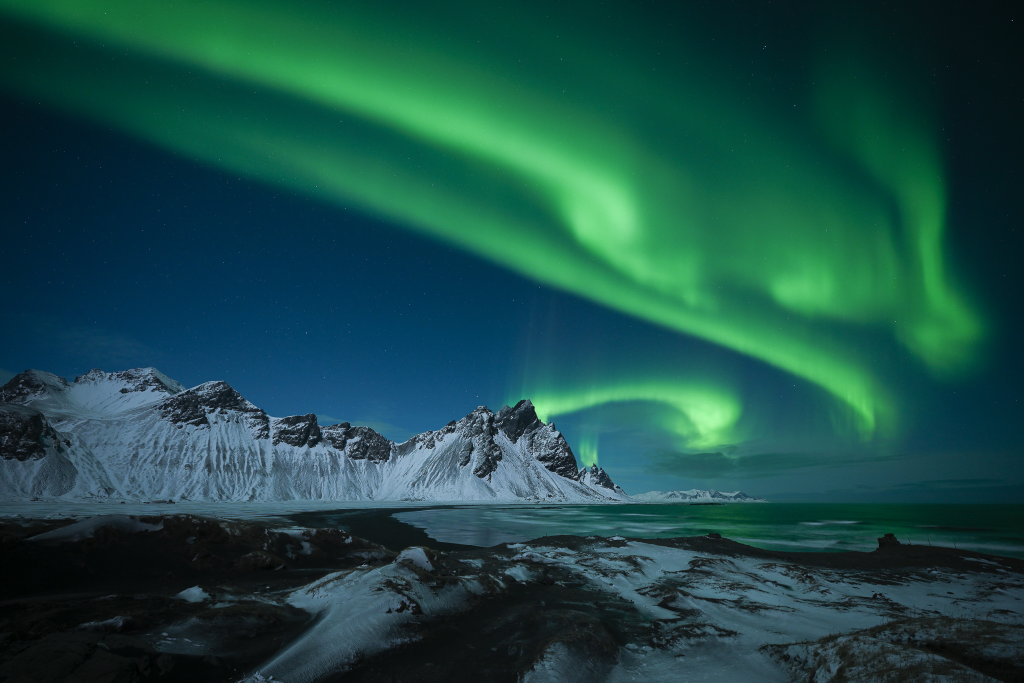
#> input picture data/sample.jpg, 2048 x 1365 px (shown at 1/2 size)
$ python -i analyzer.py   (imports and definitions only)   (older library calls are emulated)
#> lines starting #> are read from the running program, lines starting #| are printed output that depends on the picture
#> further down, picture is the input picture: PIL image 2048x1365 RGB; mean R, G, B 26, 75.8, 71.2
"""Structured forensic evidence with no model downloads or framework imports."""

import cv2
import numpy as np

from .ela import perform_ela
from .fft import perform_fft
from .image_utils import ImageAnalysisError, load_image

# Retained from the original CLI scorer, with its gain-20 ELA convention.
# These are exploratory heuristics, never calibrated ML probabilities.
HEURISTIC_THRESHOLDS = {
    "ela_mean_below": 8.0,
    "frequency_mean_above": 120.0,
    "ela_weight": 2,
    "frequency_weight": 1,
    "high_score_at": 3,
    "moderate_score_at": 1,
}


def calculate_image_statistics(image):
    rgb = np.asarray(image.convert("RGB"))
    gray = cv2.cvtColor(rgb, cv2.COLOR_RGB2GRAY)
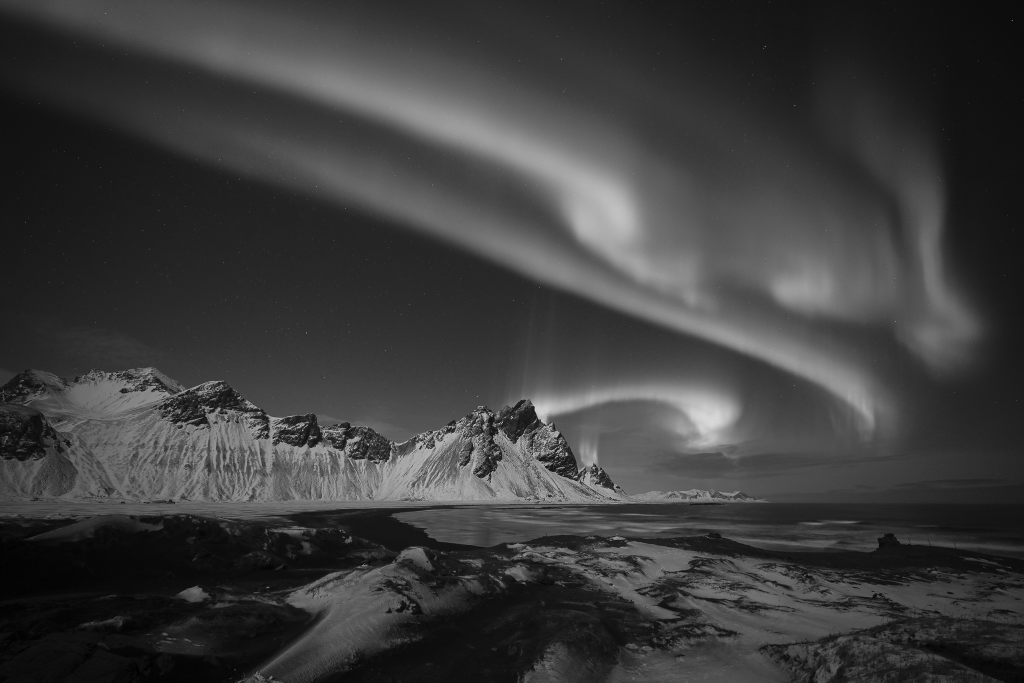
#> gray: shape (1365, 2048) (shown at 1/2 size); min 0, max 247, mean 60.4
    edges = cv2.Canny(gray, 100, 200)
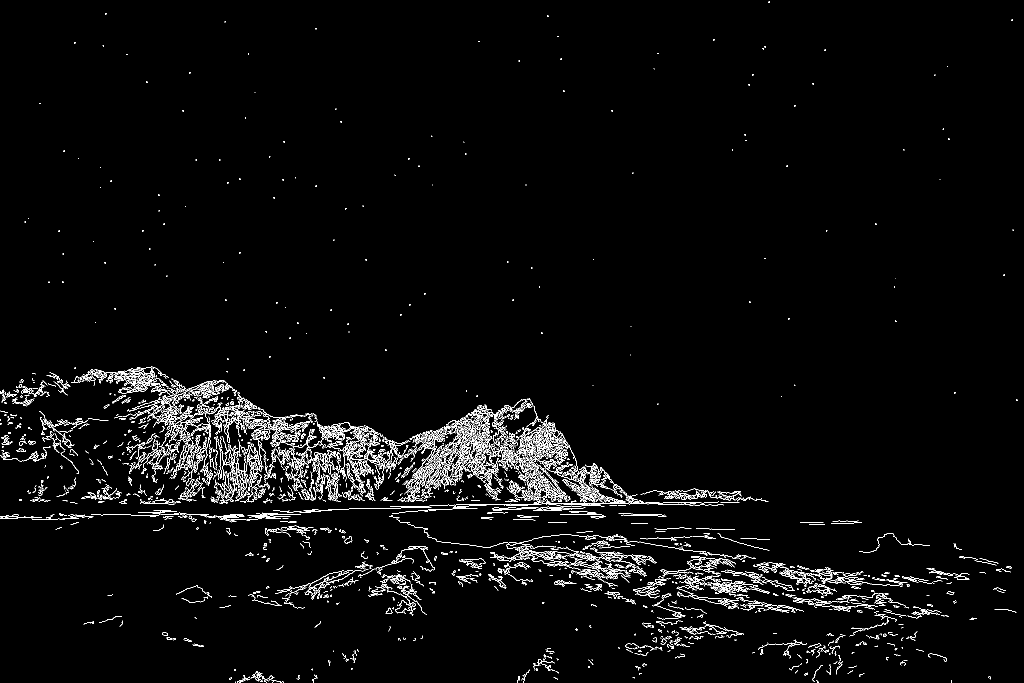
#> edges: shape (1365, 2048) (shown at 1/2 size); 2.7% white in thin lines or dots
    hist = np.bincount(gray.ravel(), minlength=256).astype(float)
#> hist = 256 values, max 37973 at index 21, min 0 at index 218, mean 10920
    probabilities = hist[hist > 0] / gray.size
#> probabilities = 229 values, max 0.0136 at index 21, min 3.58e-07 at index 218, mean 0.00437
    channel_means = rgb.mean(axis=(0, 1))
#> channel_means = [26, 75.79, 71.21]
    # Keep the original 16-pixel patch sampling convention.
    patch_std = [float(gray[y:y + 16, x:x + 16].std())
                 for y in range(0, gray.shape[0] - 16, 16)
                 for x in range(0, gray.shape[1] - 16, 16)]
#> patch_std = 10795 values, max 69.21 at index 6671, min 0.334 at index 2553, mean 6.46
    return {
        "brightness": float(gray.mean()), "mean": float(gray.mean()),
        "std": float(gray.std()), "edge_density": float(np.count_nonzero(edges) / edges.size),
        "noise": float(cv2.Laplacian(gray, cv2.CV_64F).var()),
        "entropy": float(-np.sum(probabilities * np.log2(probabilities))),
        "texture_mean": float(np.mean(patch_std)) if patch_std else 0.0,
        "texture_std": float(np.std(patch_std)) if patch_std else 0.0,
        "channel_balance": float(channel_means.std()),
        "color_channels": {name: {"mean": float(rgb[:, :, i].mean()), "std": float(rgb[:, :, i].std())}
                           for i, name in enumerate(("R", "G", "B"))},
    }


# [55 lines left out: functions assess_signals, analyze_image, not called in this run]


def report_metrics(result):
    """JSON-friendly report seam for exports and future classifiers."""
    return {key: value for key, value in result.items() if key != "visualizations"}

>>> from PIL import Image
>>> picture = Image.open('../data/sample.jpg')
>>> result = calculate_image_statistics(picture)
#> result = 10 items
